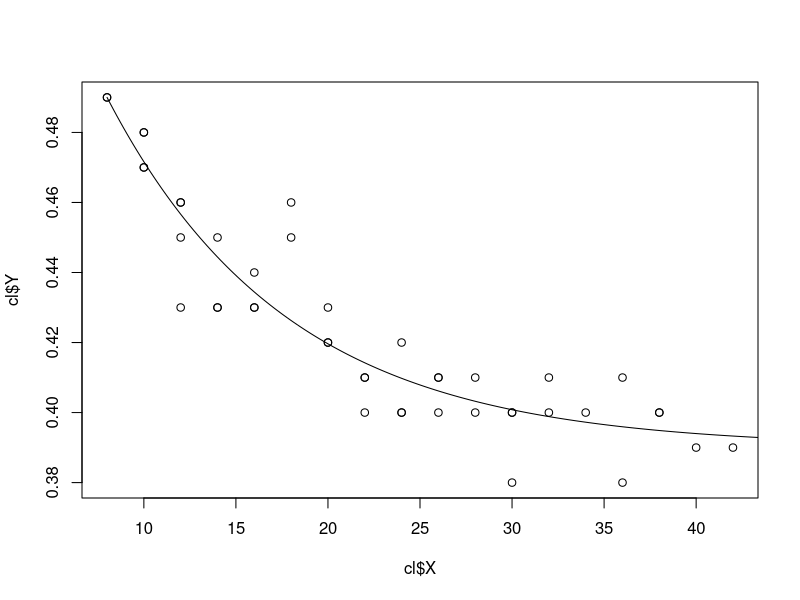

The R source for this figure:
######################################################
### Lecture 7
######################################################
## Eg 7.1
######################################################
#### nls
cl <- data.frame(
  X=c(rep(2*4:21, c(2, 4, 4, 3, 3, 2, 3, 3, 3, 3, 2, 
                    3, 2, 1, 2, 2, 1, 1))),
  Y=c(0.49, 0.49, 0.48, 0.47, 0.48, 0.47, 0.46, 0.46, 
      0.45, 0.43, 0.45, 0.43, 0.43, 0.44, 0.43, 0.43, 
      0.46, 0.45, 0.42, 0.42, 0.43, 0.41, 0.41, 0.40, 
      0.42, 0.40, 0.40, 0.41, 0.40, 0.41, 0.41, 0.40, 
      0.40, 0.40, 0.38, 0.41, 0.40, 0.40, 0.41, 0.38, 
      0.40, 0.40, 0.39, 0.39)
)

nls.sol<-nls(Y~a+(0.49-a)*exp(-b*(X-8)), data=cl,
             start = list( a= 0.1, b = 0.01 ))

nls.sum<-summary(nls.sol); nls.sum

xfit<-seq(8,44,len=200)
yfit<-predict(nls.sol, data.frame(X=xfit))
plot(cl$X, cl$Y)
lines(xfit,yfit)

nls.sum$parameters

#############
#### nlm
fn <- function(p, X, Y){
  f <- Y-p[1]-(0.49-p[1])*exp(-p[2]*(X-8))
  res <- sum(f^2)
  f1 <- -1+exp(-p[2]*(X-8))
  f2 <- (0.49-p[1])*exp(-p[2]*(X-8))*(X-8)
  J <- cbind(f1,f2)
  attr(res, "gradient") <- 2*t(J)%*%f
  res
} 

nlm(fn, p=c(0.1, 0.01), X=cl$X, Y=cl$Y, hessian=TRUE)

######################################################
## Eg 7.2
######################################################
life <- data.frame(
  X1 = c(2.5, 173, 119, 10, 502, 4, 14.4, 2, 40, 6.6, 
       21.4, 2.8, 2.5, 6, 3.5, 62.2, 10.8, 21.6, 2, 3.4, 
       5.1, 2.4, 1.7, 1.1, 12.8, 1.2, 3.5, 39.7, 62.4, 2.4,
       34.7, 28.4, 0.9, 30.6, 5.8, 6.1, 2.7, 4.7, 128, 35, 
       2, 8.5, 2, 2, 4.3, 244.8, 4, 5.1, 32, 1.4),
  X2 = rep(c(0, 2, 0, 2, 0, 2, 0, 2, 0, 2, 0, 2, 0, 2, 0, 2,
           0, 2, 0, 2, 0, 2, 0),
         c(1, 4, 2, 2, 1, 1, 8, 1, 5, 1, 5, 1, 1, 1, 2, 1,
           1, 1, 3, 1, 2, 1, 4)),
  X3 = rep(c(0, 1, 0, 1, 0, 1, 0, 1, 0, 1, 0, 1, 0, 1, 0, 1, 0, 1), 
         c(6, 1, 3, 1, 3, 1, 1, 5, 1, 3, 7, 1, 1, 3, 1, 1, 2, 9)),
  Y = rep(c(0,  1,   0,  1), c(15, 10, 15, 10))
)
life

fit0 <- glm(Y~X1+X2+X3, family=binomial, data=life)
summary(fit0)

## stepwise selection 
fit1 <- step(fit0)
fit1

## coefficients 
coef(fit1)
confint(fit1)


## prediction 
## log odds
pre0 <- predict(fit1, data.frame(X2=2,X3=0))
## probability
p0 <- exp(pre0)/(1+exp(pre0));
p0

## log odds
pre1 <- predict(fit1, data.frame(X2=2,X3=1))
## probability
p1 <- exp(pre1)/(1+exp(pre1));
p1

## log odds ratio
coef(fit1)[3]
summary(fit1)$coefficients[3,]
summary(fit1)$coefficients[3,1] + qnorm(0.025)*summary(fit1)$coefficients[3,2]
summary(fit1)$coefficients[3,1] + qnorm(0.975)*summary(fit1)$coefficients[3,2]

## diagnosis
influence.measures(fit1)
influence.measures(fit0)

##########################################
## treat example 7.2 as count data 

table0 <- xtabs(~X2+X3+Y, life)
table0
life2 <- as.data.frame(table0)
life2

model0 <- glm(Freq ~ X2 * X3 * Y, family = "poisson", data = life2)
summary(model0)

model1 <- step(model0)
summary(model1)


## log odds 
sum(coef(model1)[4:5])

## log odds 
sum(coef(model1)[4:6])

## log odds ratio 
coef(model1)[6]

summary(model1)$coefficients[6,1] + qnorm(0.025)*summary(model1)$coefficients[6,2] 
summary(model1)$coefficients[6,1] + qnorm(0.975)*summary(model1)$coefficients[6,2] 
#########################################
## Dobson (1990) Page 93: Randomized Controlled Trial :
counts <- c(18,17,15,20,10,20,25,13,12)
outcome <- gl(3,1,9)
treatment <- gl(3,3)
print(d.AD <- data.frame(treatment, outcome, counts))
glm.D93 <- glm(counts ~ outcome + treatment, family = poisson())
anova(glm.D93)
summary(glm.D93)


glm.qD93 <- glm(counts ~ outcome + treatment, family = quasipoisson())
summary(glm.qD93)
